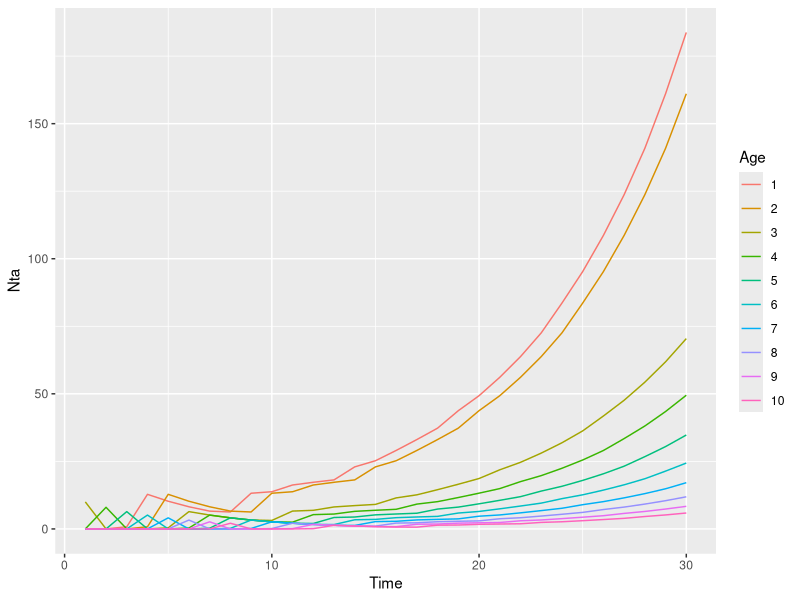
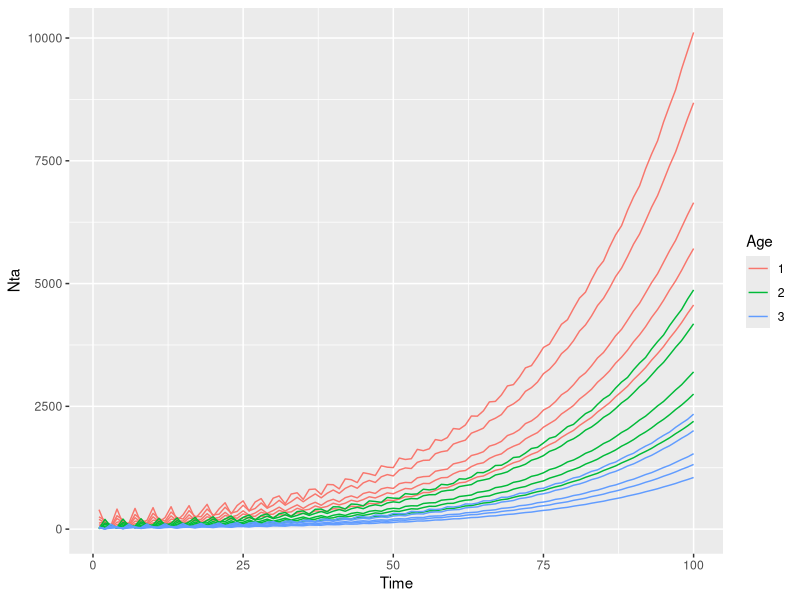
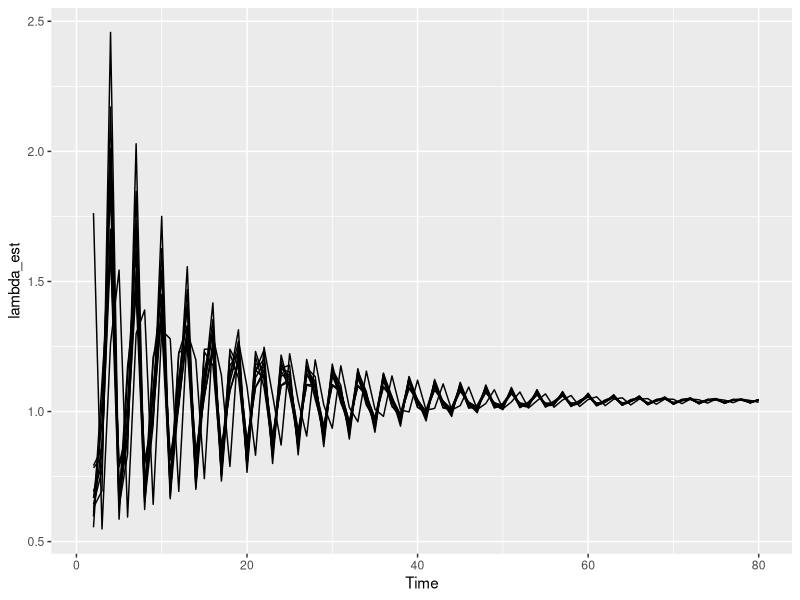

Here is the R script that generated these plots, in order:
library(tidyverse)

# 1 - Function to estimate population growth over time ----

# life_table = A life table (minimum required columns Age, Sa, and Fa)
# size_vec = vector of population sizes (must be same length as nrow(life_table))
asm <- function(life_table, size_vec, times) {
  
  iteration <- 0
  
  repeat{  
    
    iteration <- iteration + 1 
    size_vec_tplus1 <- c()
    
    for(i in 1:nrow(life_table)) {
      
      if(i == 1) {
        size_vec_tplus1[i] <- sum(size_vec * life_table$Fa)
      } else {
        size_vec_tplus1[i] <- size_vec[i-1] * life_table[i-1 ,]$Sa
        
      }
    }
    
    size_vec <- size_vec_tplus1
    
    if(iteration == times) break
    
  }
  
  return(size_vec)
  
}

# Life table for VI marmots
lt_marmots <- tibble(Age = 1:10,
                     Sa = c(1, 0.5, rep(0.8, times = 7), 0),
                     Fa = c(rep(0, times = 3), 0.1, rep(2, times = 6)))

# Pop size vector for VI marmots
pop_size_marmots <- c(0, 20, rep(0, times = 8))

# Adjust 10-30 to show development of stable age structure/long-term growth rate
Times <- 30

asm_table <- tibble(
  Time = rep(1:Times, each = nrow(lt_marmots)),
  Age = factor(rep(1:nrow(lt_marmots), Times)), 
  Nta = lapply(1:Times, 
              function(x) asm(life_table = lt_marmots, 
                              size_vec = pop_size_marmots, 
                              times = x)) %>% 
    unlist())

# Plot all ages over time
ggplot(asm_table, aes(x = Time, y = Nta, group = Age)) +
  geom_line(aes(colour = Age))

# Estimate growth rates by time
Nt_totals <- asm_table %>% 
  group_by(Time) %>%
  summarize(Nt = sum(Nta)) %>%
  mutate(lambda_est = Nt / lag(Nt))

# 2 - Function to simulate age structure over time ----

# Simple life table
lt<- tibble(Age = c(1, 2, 3), 
            Sa = c(0.5, 0.5, 0),
            la = c(1, 0.5, 0.25),
            Fa = c(0, .25, 4))

# lt = life table (must have columns Age, Sa, Fa)
# Nts = length of population size vector (must be same as nrow(life table))
# reps = number of repeats of simulation
# t = number of time points
# Nt_out = return population sizes or growth rates?
sim_asm <- function(lt, Nts, reps, t, Nt_out = TRUE) {
  
  it <- 0
  Nt_asm <- tibble()
  growth_rates <- tibble()
  
  repeat{
    it <- it + 1
    
    size_vec <- sample(1:100, size = Nts)
    
    asm_table <- tibble(
      Time = rep(1:t, each = nrow(lt)),
      Age = factor(rep(1:nrow(lt), t)), 
      Nta = lapply(1:t, 
                   function(x) asm(life_table = lt, 
                                   size_vec = size_vec, 
                                   times = x)) %>% 
        unlist()) %>%
      mutate(iteration = it)
    
    Nt_asm <- bind_rows(Nt_asm, asm_table)
    
    Nt_totals <- asm_table %>% 
      group_by(Time) %>%
      summarize(Nt = sum(Nta)) %>%
      mutate(lambda_est = Nt / lag(Nt),
             iteration = it)
    
    growth_rates <- bind_rows(growth_rates, Nt_totals)
    
    if(it >= reps) break
  }
  if(isTRUE(Nt_out)){
    return(Nt_asm)
  } else {
    return(growth_rates)
  }
}

# Plot population sizes
sim_asm(lt = lt, Nts = 3, reps = 5, t = 100) %>%
ggplot(aes(x = Time, y = Nta)) +
  geom_line(aes(colour = Age, group = interaction(iteration, Age)))

# Plot growth rates
sim_asm(lt = lt, Nts = 3, reps = 10, t = 80, Nt_out = FALSE) %>%
  ggplot(aes(x = Time, y = lambda_est)) +
  geom_line(aes(group = iteration))
